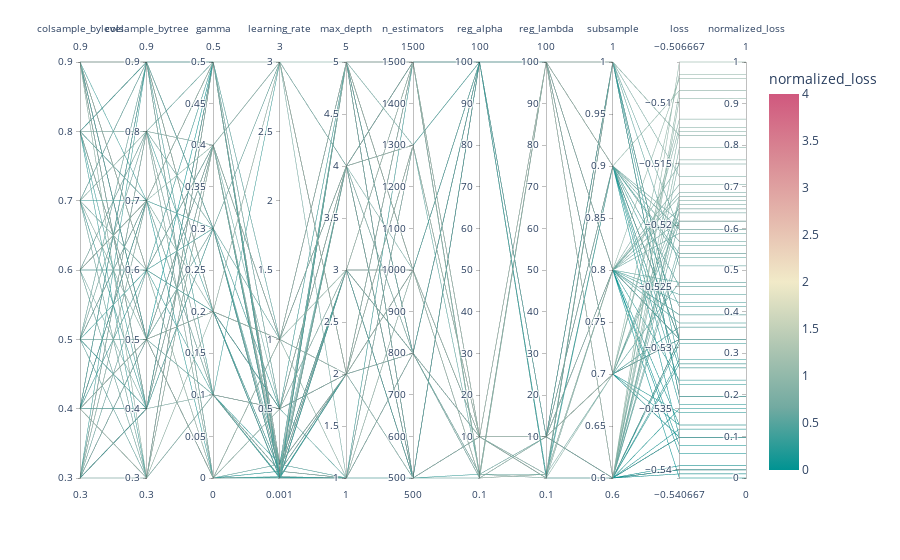

The notebook cell this image was saved under:
### Code cell
df = pd.DataFrame(all_params)
df['loss'] = all_losses
df['normalized_loss'] = (df['loss'] - df['loss'].min()) / (df['loss'].max() - df['loss'].min())

fig = px.parallel_coordinates(
    df,
    color="normalized_loss",
    labels={col: col for col in df.columns},
    color_continuous_scale=px.colors.diverging.Tealrose,
    color_continuous_midpoint=2
)

fig.show()

### Figure 1 — Plotly figure (JSON) as saved in the notebook; plotly's stock layout.template omitted (floating-point values rounded to 4 significant figures; data arrays with more than 128 entries replaced by an {"elided": "..."} marker saying what was removed)
{"data": [{"dimensions": [{"label": "colsample_bylevel", "values": {"elided": "148 float values"}}, {"label": "colsample_bytree", "values": {"elided": "148 float values"}}, {"label": "gamma", "values": {"elided": "148 float values"}}, {"label": "learning_rate", "values": {"elided": "148 float values"}}, {"label": "max_depth", "values": {"elided": "148 int values"}}, {"label": "n_estimators", "values": {"elided": "148 int values"}}, {"label": "reg_alpha", "values": {"elided": "148 float values"}}, {"label": "reg_lambda", "values": {"elided": "148 float values"}}, {"label": "subsample", "values": {"elided": "148 float values"}}, {"label": "loss", "values": {"elided": "148 float values"}}, {"label": "normalized_loss", "values": {"elided": "148 float values"}}], "domain": {"x": [0, 1], "y": [0, 1]}, "line": {"color": {"elided": "148 float values"}, "coloraxis": "coloraxis"}, "name": "", "type": "parcoords"}], "layout": {"coloraxis": {"cmid": 2, "colorbar": {"title": {"text": "normalized_loss"}}, "colorscale": [[0, "rgb(0, 147, 146)"], [0.1667, "rgb(114, 170, 161)"], [0.3333, "rgb(177, 199, 179)"], [0.5, "rgb(241, 234, 200)"], [0.6667, "rgb(229, 185, 173)"], [0.8333, "rgb(217, 137, 148)"], [1, "rgb(208, 88, 126)"]]}, "legend": {"tracegroupgap": 0}, "margin": {"t": 60}}}
